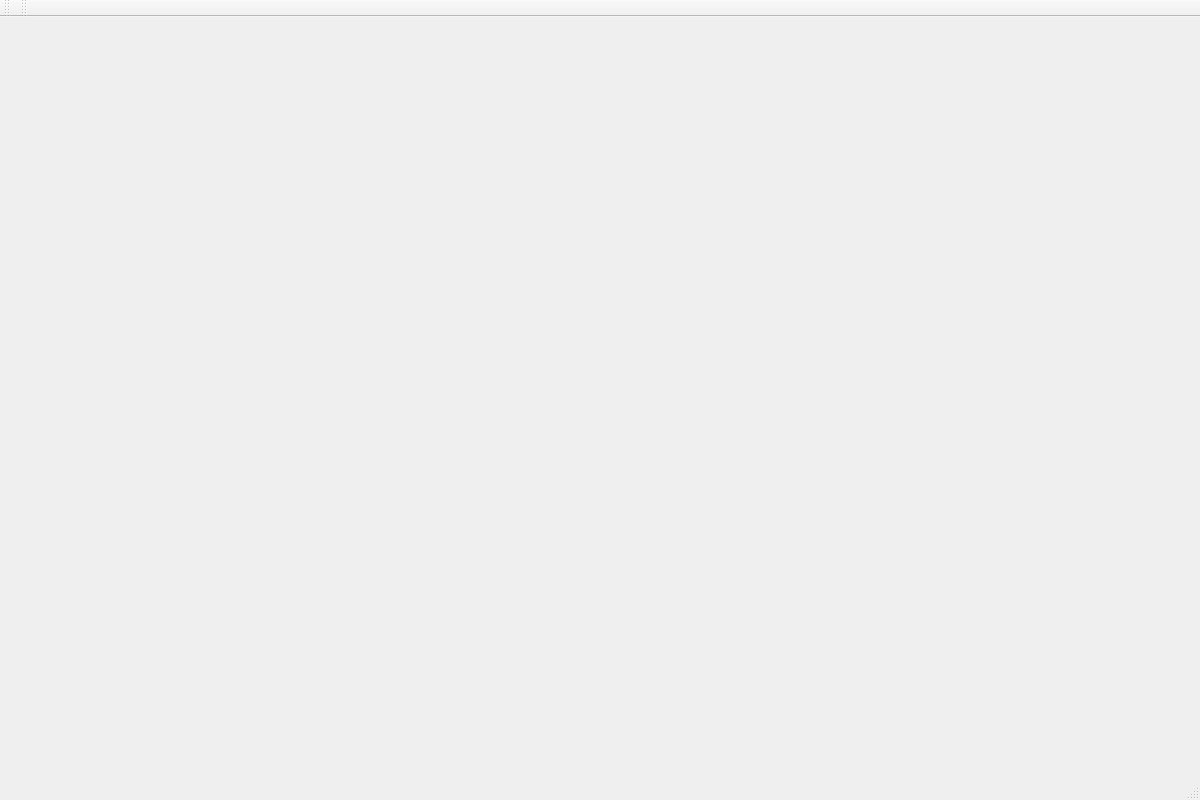
<?xml version="1.0" encoding="UTF-8"?>
<ui version="4.0">
 <class>MainWindow</class>
 <widget class="QMainWindow" name="MainWindow">
  <property name="geometry">
   <rect>
    <x>0</x>
    <y>0</y>
    <width>1200</width>
    <height>800</height>
   </rect>
  </property>
  <property name="windowTitle">
   <string>Simul</string>
  </property>
  <widget class="QWidget" name="centralWidget"/>
  <widget class="QMenuBar" name="menuBar">
   <property name="geometry">
    <rect>
     <x>0</x>
     <y>0</y>
     <width>1200</width>
     <height>22</height>
    </rect>
   </property>
  </widget>
  <widget class="QToolBar" name="mainToolBar">
   <attribute name="toolBarArea">
    <enum>TopToolBarArea</enum>
   </attribute>
   <attribute name="toolBarBreak">
    <bool>false</bool>
   </attribute>
  </widget>
  <widget class="QStatusBar" name="statusBar"/>
  <widget class="QToolBar" name="toolBar">
   <property name="windowTitle">
    <string>toolBar</string>
   </property>
   <attribute name="toolBarArea">
    <enum>TopToolBarArea</enum>
   </attribute>
   <attribute name="toolBarBreak">
    <bool>false</bool>
   </attribute>
  </widget>
 </widget>
 <layoutdefault spacing="6" margin="11"/>
 <resources/>
 <connections/>
</ui>
